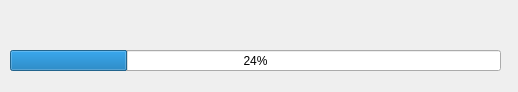
<?xml version="1.0" encoding="UTF-8"?>
<ui version="4.0">
 <class>Dialog</class>
 <widget class="QDialog" name="Dialog">
  <property name="geometry">
   <rect>
    <x>0</x>
    <y>0</y>
    <width>518</width>
    <height>92</height>
   </rect>
  </property>
  <property name="windowTitle">
   <string>공백 지우기</string>
  </property>
  <widget class="QLabel" name="label">
   <property name="geometry">
    <rect>
     <x>10</x>
     <y>20</y>
     <width>491</width>
     <height>17</height>
    </rect>
   </property>
   <property name="text">
    <string/>
   </property>
  </widget>
  <widget class="QProgressBar" name="progressBar">
   <property name="geometry">
    <rect>
     <x>10</x>
     <y>50</y>
     <width>491</width>
     <height>21</height>
    </rect>
   </property>
   <property name="value">
    <number>24</number>
   </property>
  </widget>
 </widget>
 <resources/>
 <connections/>
</ui>
